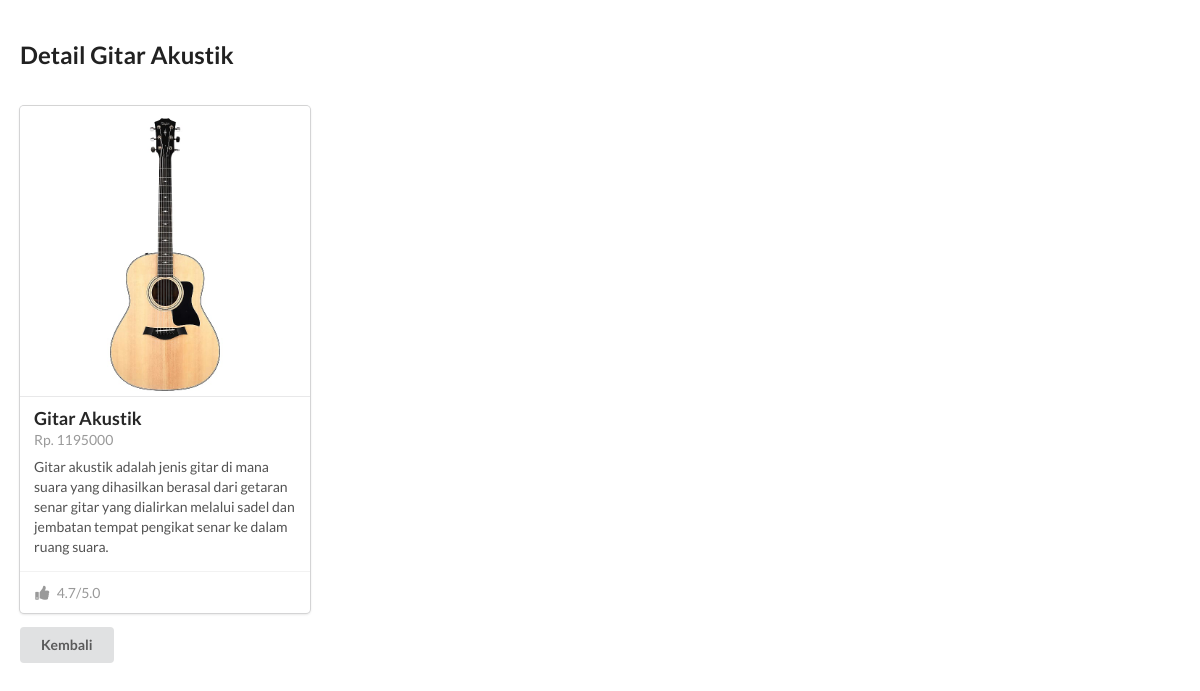
Page /Latihan6a_193040039/php/detail.php?ID=1 on the committed database.
### tables this page shows
CREATE TABLE `music_gear` (
  `ID` int(11) NOT NULL,
  `img_music_gear` varchar(20) DEFAULT NULL,
  `nama_music_gear` varchar(30) DEFAULT NULL,
  `deskripsi` varchar(250) DEFAULT NULL,
  `harga` int(11) DEFAULT NULL,
  `rekomendasi` varchar(8) DEFAULT NULL
);

### assets/functions/functions.php (called while the page is built, shortened)
<?php
function connect(){
$conn = mysqli_connect("localhost","root","") or die("koneksi gagal terhubung ke Database");
mysqli_select_db($conn,"tubes_193040039") or die("Nama Database salah!");
return $conn;
}
function query($sql){
    $conn = connect();
    $result = mysqli_query($conn,$sql);
    $rows=[];
    while($row = mysqli_fetch_assoc($result)){
        $rows[] = $row;
    }
    return $rows;
}
?>

### Latihan6a_193040039/php/detail.php (the view, shortened to what this page needs)
<?php
require('../../assets/functions/functions.php');
$id = $_GET['ID'];
$result = query("SELECT * FROM music_gear WHERE ID = $id")[0];
?>
<!DOCTYPE html>
<html lang="en">
<head>
    <link rel="stylesheet" type="text/css" href="../../assets/Semantic/semantic.min.css">
</head>
<body>
<h2 class="ui header hed">Detail <?= $result["nama_music_gear"] ?></h2>
    <div class="container">
    <div class="ui card">
  <div class="image">
    <img src="../../assets/img/<?= $result["img_music_gear"] ?>">
  </div>
  <div class="content">
    <a class="header"><?= $result["nama_music_gear"] ?></a>
    <div class="meta">
      <span class="date">Rp. <?= $result["harga"] ?></span>
    </div>
    <div class="description">
    <?= $result["deskripsi"] ?>
    </div>
  </div>
  <div class="extra content">
    <a>
      <i class="thumbs up icon"></i>
      <?= $result["rekomendasi"]?>
    </a>
  </div>
</div>
<a href="../index.php"><button class="ui button">Kembali</button></a>
</div>
</body>
</html>

### Latihan6a_193040039/php/detail.php (style rules this page uses)
body { padding:20px; }
.container { margin-top:35px !important; }
.hed { margin-top:20px !important; }

### rows in the picture
music_gear: nama_music_gear "Gitar Akustik", img_music_gear (picture), harga "1195000", deskripsi "Gitar akustik adalah jenis gitar di mana suara yang dihasilkan berasal dari getaran senar gitar yang dialirkan melalui sadel dan jembatan tempat pengikat senar ke dalam ruang suara.", rekomendasi "4.7/5.0"
